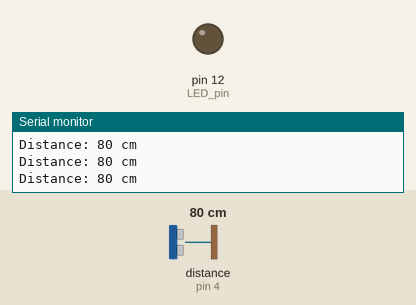
Simulated run of this sketch. Board: Arduino Uno, built with avr-gcc and run on an emulated ATmega328P. Shown: output pins drawn as LEDs (lit = HIGH), the last lines printed to the serial monitor. Wiring (inferred from the names in the program): ultrasonic range finder: trigger pin 7; echo pin 4. Inputs (shaded band) come from the test bench; at power-on: distance to the obstacle (sensor on pin 4) 80 cm. The echo pulse lasts 58.3 µs per cm; pins used as bus, display or sensor lines are not drawn.

Above: at 1.2 s.
1.3 s: distance to the obstacle (sensor on pin 4) set to 58 cm
4.3 s: distance to the obstacle (sensor on pin 4) set to 49 cm
At 5.2 s:
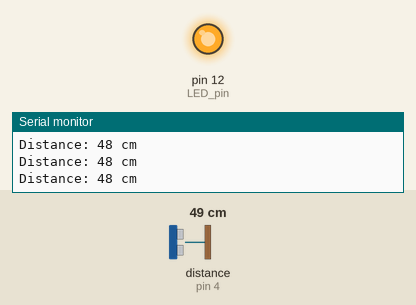
5.8 s: distance to the obstacle (sensor on pin 4) set to 60 cm
At 7.0 s:
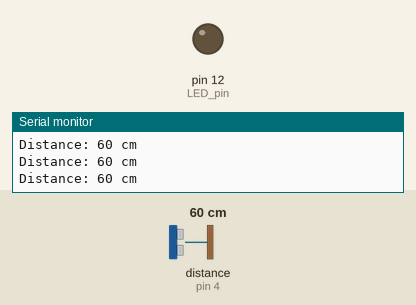
7.3 s: distance to the obstacle (sensor on pin 4) set to 2 cm
At 7.7 s:
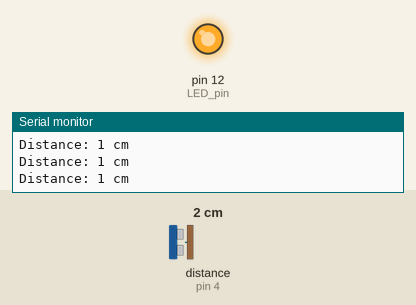
Timing chart, 0 to 9.8 s (numbered marks = the images above; inputs shaded):
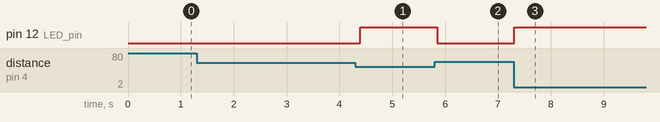

Measured:
- the behaviour switches between 54 and 53 cm on distance to the obstacle (sensor on pin 4) (found by bisection; images 0 and 1)
- after the input at 4.3 s, pin 12 (LED_pin): LOW → HIGH after 0.10 s
- after the input at 5.8 s, pin 12 (LED_pin): HIGH → LOW after 0.05 s
- after the input at 7.3 s, pin 12 (LED_pin): LOW → HIGH at once

The sketch:

ultrasonic.ino
```cpp
void setup() {
    Serial.begin(9600);

    pinMode(7, OUTPUT);  // Trigger pin for ultrasonic sensor
    pinMode(4, INPUT);   // Echo pin for ultrasonic sensor
    pinMode(12, OUTPUT); // LED pin (PWM)
  }

  void loop() {
    // ส่งสัญญาณไปที่เซ็นเซอร์อัลตราโซนิก
    digitalWrite(7, HIGH);
    delayMicroseconds(10);
    digitalWrite(7, LOW);

    // รับค่ากลับมาจาก Echo pin
    int pulseWidth = pulseIn(4, HIGH);

    // คำนวณระยะทาง (หน่วย: cm)
    long distance = pulseWidth / 29 / 2;

    // แสดงค่าบน Serial Monitor
    Serial.print("Distance: ");
    Serial.print(distance);
    Serial.println(" cm");

    // แปลงระยะทางเป็นค่าความสว่าง (0 - 255)
    int brightness = map(distance, 5, 100, 255, 0);
    brightness = constrain(brightness, 0, 255);  // จำกัดค่าให้อยู่ในช่วง 0 - 255

    // ปรับความสว่างของ LED
    analogWrite(12, brightness);

    delay(100);  // หน่วงเวลาสั้น ๆ ก่อนอ่านค่าใหม่
  }
  
```
